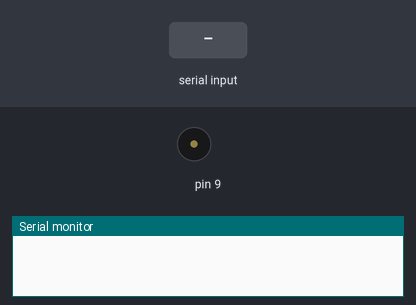
Simulated run of this sketch. Board: Arduino Nano, built with avr-gcc and run on an emulated ATmega328P. Parts: buzzer (waves = sounding), the last lines printed to the serial monitor. The test bench sets the inputs (shaded band).

Above: at 1.2 s.
1.3 s: "/info" received over Serial
2.8 s: "90,45\n" received over Serial
At 4.1 s:
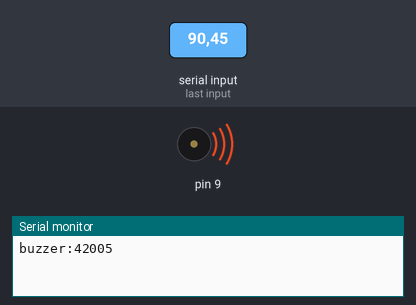
Timing chart, 0 to 5.8 s (numbered marks = the images above; inputs shaded):
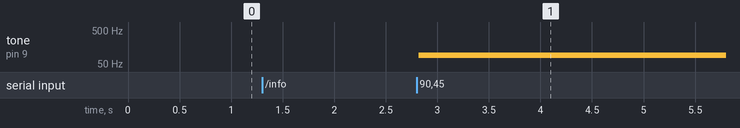

Measured:
- after the input at 2.8 s, tone on pin 9: silent → 90 Hz at once

The sketch:

buzzer.ino
```cpp
//Universal Buzzer
//utest: github.com/pigetArduino/utest
//uled : github.com/pigetArduino/uled
//ubuzzer:  github.com/pigetArduino/ubuzzer

#include <toneAC.h>

const String usb_name = "buzzer:42005";


//Serial string buffer
String readString;

// Serial

//When application asked if this is the correct arduino
void serialCheck(){
    if (readString == "/info") {
      Serial.println(usb_name);
   }else{
    if(readString == "OFF"){
      noToneAC();
    }else{
      noToneAC();
      toneAC(readString.toInt(),10,0);
    }
   }
}

//Convert characters sent by serial to string
void serialManager(){
    //Get Serial as a string
  while (Serial.available()) {
    delay(3); // Wait for data

    //Convert to String
    if (Serial.available() > 0) {
      char c = Serial.read();
      readString += c;
    }
  }
}

void setup() {
  //Setup Serial
  Serial.begin(115200);
}

void loop() {
  serialManager();

  //If string received
     if (readString.length() > 0) {
      serialCheck();
    }

  //We clean the serial buffer
  readString = "";
}
```
